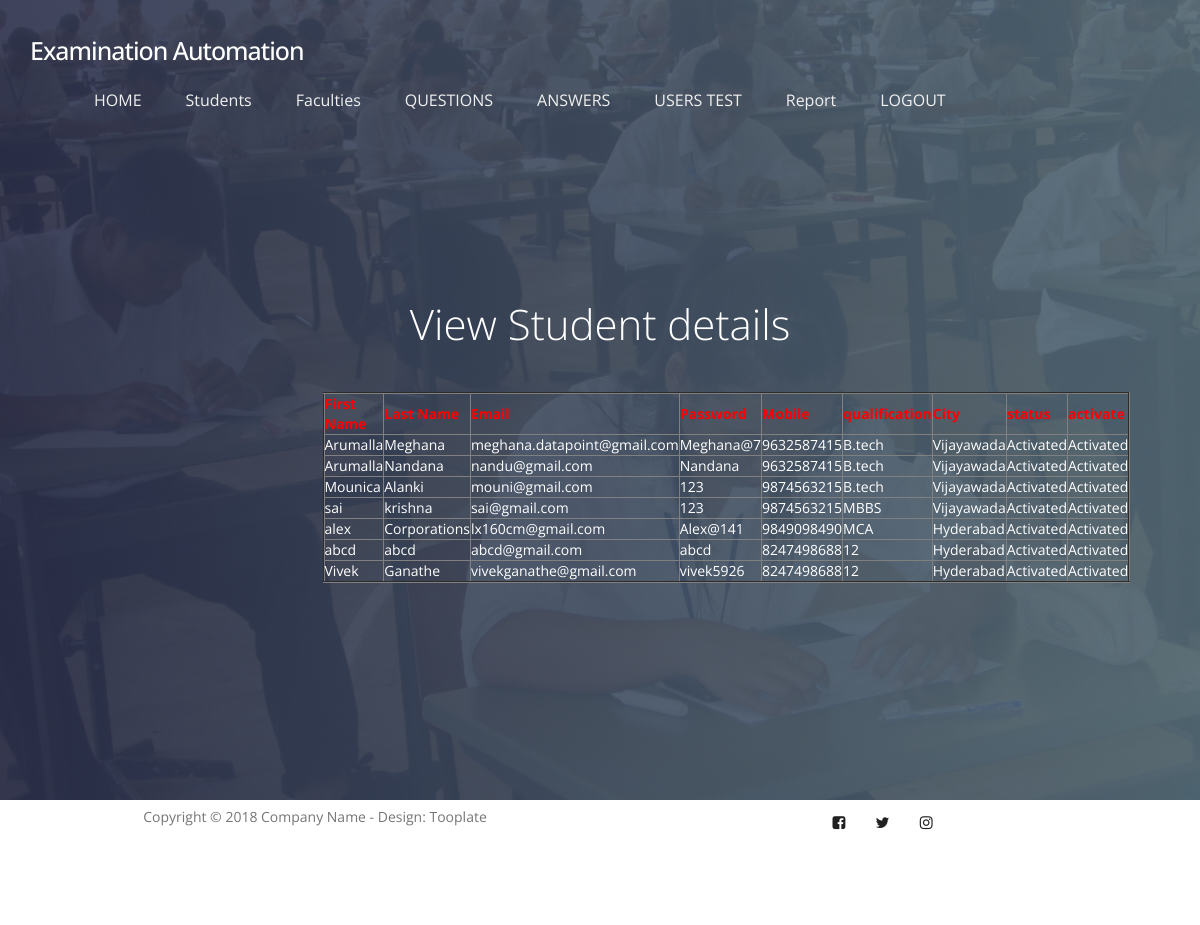
/viewuserdata/, run on the app's committed database.
### user/models.py (models this page shows, shortened)
class user(models.Model):
    firstname = models.CharField(max_length=50)
    lastname = models.CharField(max_length=50)
    email = models.EmailField()
    passwd = models.CharField(max_length=40)
    mobileno = models.CharField(max_length=50, default="", editable=True)
    qualification = models.CharField(max_length=40)
    city = models.CharField(max_length=50)
    status = models.CharField(max_length=40,default="", editable=True)
    class Meta:
        db_table='userregister'

### ExaminationSystem/views.py (the view)
# urls.py: path('viewuserdata/', ExaminationSystem.viewuserdata, name='viewuserdata'),
def viewuserdata(request):
    object = user.objects.all()
    return render(request,"admin/viewuserdata.html",{"object":object})

### assets/templates/admin/viewuserdata.html
{% extends 'adminbase.html' %}
{% load static %}
{% block contents %}
<section id="home" data-stellar-background-ratio="0.5">
          <div class="overlay"></div>
          <div class="container">
               <div class="row">
                    <div class="col-md-offset-3 col-md-6 col-sm-12">
                         <div class="home-info">
                              <h1 style="color:white">View Student details </h1>
                            <center><table border="2px solid blue" align="center">
                                  <tr><th style="color:red">First Name</th>
                                    <th style="color:red">Last Name</th>
                                    <th style="color:red">Email</th>
                                    <th style="color:red">Password</th>
                                    <th style="color:red">Mobile</th>
                                    <th style="color:red">qualification</th>
                                    <th style="color:red">City</th>
                                    <th style="color:red">status</th>
                                    <th style="color:red">activate</th>
                                  </tr>
                              {% for x in object %}
                                  <tr style="color:white">
                                    <td>{{x.firstname}}</td>
                                    <td>{{x.lastname}}</td>
                                    <td>{{x.email}}</td>
                                    <td>{{x.passwd}}</td>
                                    <td>{{x.mobileno}}</td>
                                    <td>{{x.qualification}}</td>
                                    <td>{{x.city}}</td>
                                    <td>{{x.status}}</td>
                                    {% if x.status == 'waiting' %}
                                      <td> <a href="/activateuser/?pid={{ x.id }}" >Activate</a></td>
                                    {% else %}
                                            <td> Activated</td>
                                            {% endif %}
                                     </tr>
                                    {% endfor %}
                            </table></center>
                         </div>
                    </div>
               </div>
          </div>
     </section>
{% endblock %}

### assets/static/css/tooplate-style.css (style rules this page uses)
body { font-family: 'Open Sans', sans-serif; overflow-x: hidden; background: #f9f9f9; }
h1,h2,h3,h4,h5,h6 { font-weight: 300; line-height: normal; }
h1 { font-size: 3em; }
html { -webkit-font-smoothing: antialiased; }
section { position: relative; padding: 100px 0; }
.overlay { background: #536976; background: -webkit-linear-gradient(to right, #292E49, #536976); background: linear-gradient(to right, #292E49, #536976); opacity: 0.9; position: absolute; top: 0; right: 0; bottom: 0; left: 0; width: 100%; height: 100%; }
#home { background: url('../images/home-bg.jpg') no-repeat center center; background-size: cover; vertical-align: middle; display: -webkit-box; display: -webkit-flex; display: -ms-flexbox; display: flex; -webkit-box-align: center; -webkit-align-items: center; -ms-flex-align: center; align-items: center; min-height: 100vh; position: relative; padding-top: 12em; text-align: center; }
#home h1 { color: #ffffff; margin-top: 10px; margin-bottom: 40px; }
.home-info { margin-top: 7em; }
@media only screen and (max-width: 1200px) { .home-info { margin-top: 0; } }

### data on the page
user: firstname "Arumalla", lastname "Meghana", email "meghana.datapoint@gmail.com", passwd "Meghana@7", mobileno "9632587415", qualification "B.tech", city "Vijayawada", status "Activated"
user: firstname "Arumalla", lastname "Nandana", email "nandu@gmail.com", passwd "Nandana", mobileno "9632587415", qualification "B.tech", city "Vijayawada", status "Activated"
user: firstname "Mounica", lastname "Alanki", email "mouni@gmail.com", passwd "123", mobileno "9874563215", qualification "B.tech", city "Vijayawada", status "Activated"
user: firstname "sai", lastname "krishna", email "sai@gmail.com", passwd "123", mobileno "9874563215", qualification "MBBS", city "Vijayawada", status "Activated"
user: firstname "alex", lastname "Corporations", email "lx160cm@gmail.com", passwd "Alex@141", mobileno "9849098490", qualification "MCA", city "Hyderabad", status "Activated"
user: firstname "abcd", lastname "abcd", email "abcd@gmail.com", passwd "abcd", mobileno "8247498688", qualification "12", city "Hyderabad", status "Activated"
user: firstname "Vivek", lastname "Ganathe", email "vivekganathe@gmail.com", passwd "vivek5926", mobileno "8247498688", qualification "12", city "Hyderabad", status "Activated"
